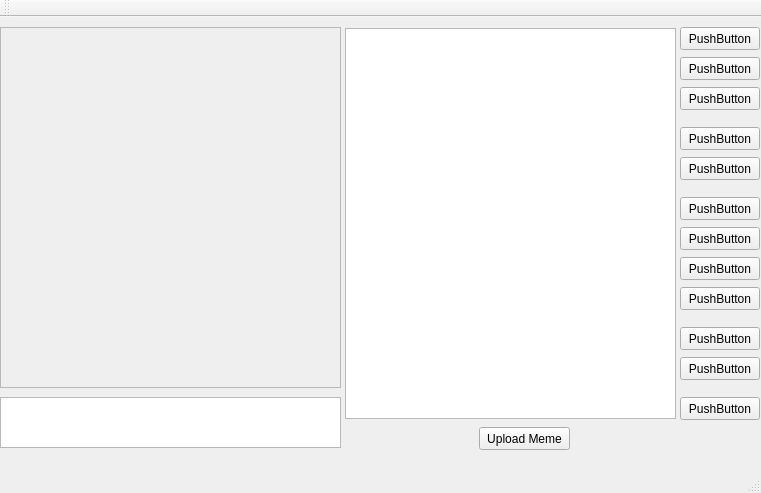
<?xml version="1.0" encoding="UTF-8"?>
<ui version="4.0">
 <class>MainWindow</class>
 <widget class="QMainWindow" name="MainWindow">
  <property name="geometry">
   <rect>
    <x>0</x>
    <y>0</y>
    <width>761</width>
    <height>493</height>
   </rect>
  </property>
  <property name="windowTitle">
   <string>MainWindow</string>
  </property>
  <widget class="QWidget" name="centralWidget">
   <widget class="QPushButton" name="pushButton">
    <property name="geometry">
     <rect>
      <x>680</x>
      <y>180</y>
      <width>80</width>
      <height>23</height>
     </rect>
    </property>
    <property name="text">
     <string>PushButton</string>
    </property>
   </widget>
   <widget class="QPushButton" name="pushButton_2">
    <property name="geometry">
     <rect>
      <x>479</x>
      <y>410</y>
      <width>91</width>
      <height>23</height>
     </rect>
    </property>
    <property name="text">
     <string>Upload Meme</string>
    </property>
   </widget>
   <widget class="QPushButton" name="pushButton_3">
    <property name="geometry">
     <rect>
      <x>680</x>
      <y>140</y>
      <width>80</width>
      <height>23</height>
     </rect>
    </property>
    <property name="text">
     <string>PushButton</string>
    </property>
   </widget>
   <widget class="QPushButton" name="pushButton_4">
    <property name="geometry">
     <rect>
      <x>680</x>
      <y>110</y>
      <width>80</width>
      <height>23</height>
     </rect>
    </property>
    <property name="text">
     <string>PushButton</string>
    </property>
   </widget>
   <widget class="QPushButton" name="pushButton_5">
    <property name="geometry">
     <rect>
      <x>680</x>
      <y>70</y>
      <width>80</width>
      <height>23</height>
     </rect>
    </property>
    <property name="text">
     <string>PushButton</string>
    </property>
   </widget>
   <widget class="QPushButton" name="pushButton_6">
    <property name="geometry">
     <rect>
      <x>680</x>
      <y>40</y>
      <width>80</width>
      <height>23</height>
     </rect>
    </property>
    <property name="text">
     <string>PushButton</string>
    </property>
   </widget>
   <widget class="QPushButton" name="pushButton_7">
    <property name="geometry">
     <rect>
      <x>680</x>
      <y>10</y>
      <width>80</width>
      <height>23</height>
     </rect>
    </property>
    <property name="text">
     <string>PushButton</string>
    </property>
   </widget>
   <widget class="QScrollArea" name="scrollArea">
    <property name="geometry">
     <rect>
      <x>0</x>
      <y>10</y>
      <width>341</width>
      <height>361</height>
     </rect>
    </property>
    <property name="widgetResizable">
     <bool>true</bool>
    </property>
    <widget class="QWidget" name="scrollAreaWidgetContents">
     <property name="geometry">
      <rect>
       <x>0</x>
       <y>0</y>
       <width>339</width>
       <height>359</height>
      </rect>
     </property>
    </widget>
   </widget>
   <widget class="QTextEdit" name="textEdit">
    <property name="geometry">
     <rect>
      <x>0</x>
      <y>380</y>
      <width>341</width>
      <height>51</height>
     </rect>
    </property>
   </widget>
   <widget class="QGraphicsView" name="graphicsView">
    <property name="geometry">
     <rect>
      <x>345</x>
      <y>11</y>
      <width>331</width>
      <height>391</height>
     </rect>
    </property>
   </widget>
   <widget class="QPushButton" name="pushButton_8">
    <property name="geometry">
     <rect>
      <x>680</x>
      <y>270</y>
      <width>80</width>
      <height>23</height>
     </rect>
    </property>
    <property name="text">
     <string>PushButton</string>
    </property>
   </widget>
   <widget class="QPushButton" name="pushButton_9">
    <property name="geometry">
     <rect>
      <x>680</x>
      <y>380</y>
      <width>80</width>
      <height>23</height>
     </rect>
    </property>
    <property name="text">
     <string>PushButton</string>
    </property>
   </widget>
   <widget class="QPushButton" name="pushButton_10">
    <property name="geometry">
     <rect>
      <x>680</x>
      <y>210</y>
      <width>80</width>
      <height>23</height>
     </rect>
    </property>
    <property name="text">
     <string>PushButton</string>
    </property>
   </widget>
   <widget class="QPushButton" name="pushButton_11">
    <property name="geometry">
     <rect>
      <x>680</x>
      <y>310</y>
      <width>80</width>
      <height>23</height>
     </rect>
    </property>
    <property name="text">
     <string>PushButton</string>
    </property>
   </widget>
   <widget class="QPushButton" name="pushButton_12">
    <property name="geometry">
     <rect>
      <x>680</x>
      <y>340</y>
      <width>80</width>
      <height>23</height>
     </rect>
    </property>
    <property name="text">
     <string>PushButton</string>
    </property>
   </widget>
   <widget class="QPushButton" name="pushButton_13">
    <property name="geometry">
     <rect>
      <x>680</x>
      <y>240</y>
      <width>80</width>
      <height>23</height>
     </rect>
    </property>
    <property name="text">
     <string>PushButton</string>
    </property>
   </widget>
  </widget>
  <widget class="QMenuBar" name="menuBar">
   <property name="geometry">
    <rect>
     <x>0</x>
     <y>0</y>
     <width>761</width>
     <height>20</height>
    </rect>
   </property>
  </widget>
  <widget class="QToolBar" name="mainToolBar">
   <attribute name="toolBarArea">
    <enum>TopToolBarArea</enum>
   </attribute>
   <attribute name="toolBarBreak">
    <bool>false</bool>
   </attribute>
  </widget>
  <widget class="QStatusBar" name="statusBar"/>
 </widget>
 <layoutdefault spacing="6" margin="11"/>
 <resources/>
 <connections/>
</ui>
